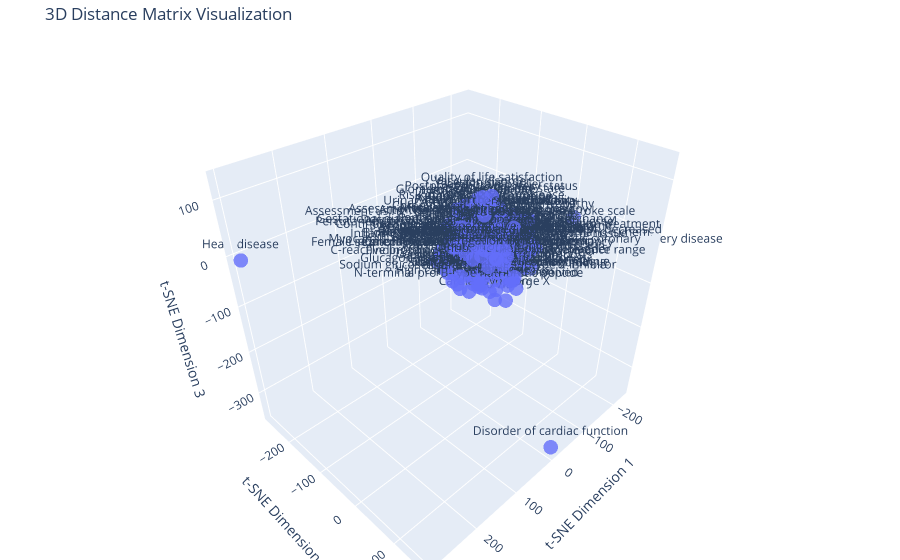

The code cell stored with this chart in its notebook:
### Code cell
from hierarchy_functions import graph_distance_matrix_in_3d

graph_distance_matrix_in_3d(distance_matrix, [code_to_name[i] for i in terms])

### Figure 1 — Plotly figure (JSON) as saved in the notebook; plotly's stock layout.template omitted (floating-point values rounded to 4 significant figures; data arrays with more than 128 entries replaced by an {"elided": "..."} marker saying what was removed)
{"data": [{"marker": {"opacity": 0.8, "size": 5}, "mode": "markers+text", "text": {"elided": "182 str values"}, "textposition": "top center", "type": "scatter3d", "x": {"elided": "182 float values"}, "y": {"elided": "182 float values"}, "z": {"elided": "182 float values"}}], "layout": {"margin": {"b": 0, "l": 0, "r": 0, "t": 40}, "scene": {"xaxis": {"title": {"text": "t-SNE Dimension 1"}}, "yaxis": {"title": {"text": "t-SNE Dimension 2"}}, "zaxis": {"title": {"text": "t-SNE Dimension 3"}}}, "title": {"text": "3D Distance Matrix Visualization"}}}
